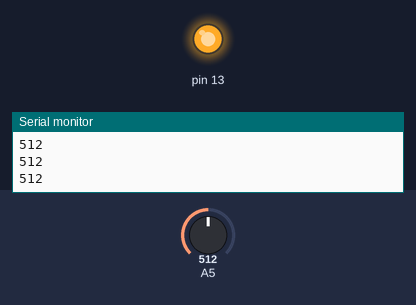
A sketch run on a simulated Arduino Uno, built with avr-gcc and run on an emulated ATmega328P. Shown: output pins drawn as LEDs (lit = HIGH), the last lines printed to the serial monitor. The test bench sets the inputs (shaded band); at power-on: A5 = 512.

Above: at 1.2 s.
1.3 s: A5 set to 982
2.8 s: A5 set to 1015
At 3.2 s:
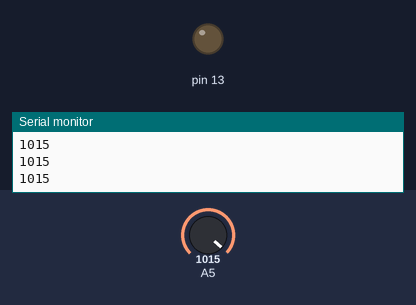
4.3 s: A5 set to 990
At 5.3 s:
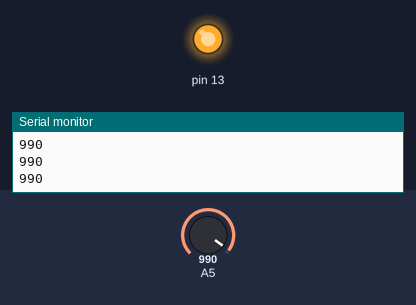
5.8 s: A5 set to 1010
At 6.7 s:
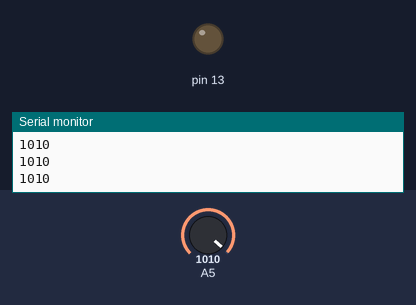
Timing chart, 0 to 8.3 s (numbered marks = the images above; inputs shaded):
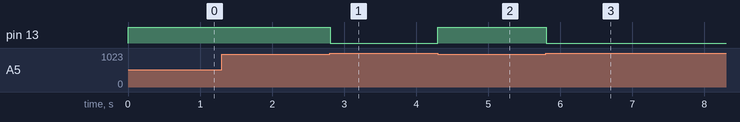

The sketch:

photoresistance1.ino
```cpp
void setup()
{
  pinMode(A5, INPUT);
  Serial.begin(9600);

  pinMode(13, OUTPUT);
}

void loop()
{
  Serial.println(analogRead(A5));
  if (analogRead(A5) < 1000) {
    digitalWrite(13, HIGH);
  } else {
    digitalWrite(13, LOW);
  }
  delay(10); // Delay a little bit to improve simulation performance
}
```

Measured:
- the behaviour switches between 999 and 1000 on A5 (found by bisection; images 0 and 1)
- after the input at 2.8 s, pin 13: HIGH → LOW at once
- after the input at 4.3 s, pin 13: LOW → HIGH at once
- after the input at 5.8 s, pin 13: HIGH → LOW at once
